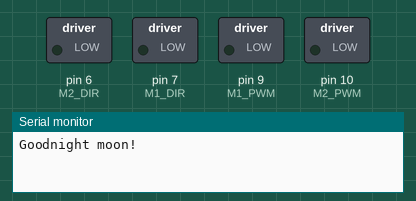
This sketch was run on a simulated Arduino Uno, built with avr-gcc and run on an emulated ATmega328P. Shown: switched loads named in the sketch (green lamp = pin HIGH), the last lines printed to the serial monitor. The modem accepts every AT command (registered, SIM ready, sends succeed) and sends nothing else.

Above: at 0.1 s.
At 15.1 s:
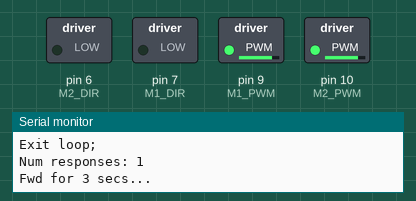
Timing chart, 0 to 18.6 s (numbered marks = the images above):
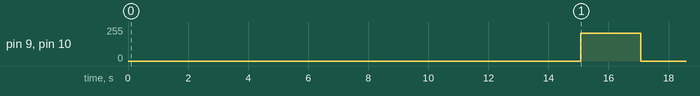

The sketch:

triangle.ino
```cpp
#include <SoftwareSerial.h>

// ------------------- motors
//pwm fwd: 255(0) to 400(max. speed)
//max speed = 400
#define M1_DIR  7 //direction (Phase)
#define M2_DIR  6
#define M1_PWM  9 //pwm  (Enable) //R
#define M2_PWM  10 //L
// M2 right , M1 left (dependent on system)

// set Mx_DIR to high or low to switch direction
int max_spd = 400; //400-255 vals (pwm duty cycle)
int spd = max_spd * 51 / 80; // for analog
//------------------------------------------motors


// ------------------ bluetooth
#include <SoftwareSerial.h>
#define RX 2
#define TX 3

SoftwareSerial btSerial(TX, RX);

//switch RX,TX conn. if no response from AT command
int curr_lvl;

uint16_t buf;
String data = "";
int arg_i = 0;

int prev_lvl = 10000; // so that the first loop always tells to move fwd
int time_circle = 8000;

int meas_points = 12;
int point_cnt = 0;
int min_point = 1;

//set to 20 bcz sometimes there will be more rcvd than the preset # of devices (2nd para)
int four_hex[25][4];
int hex_cnt = 0;
int hex_to_int;
uint16_t by = 0;

int tot = 0;
int num_response = 0;
int res;
int avg_lvl;

// measure
int i_device = 0;
long st;
long timeout = 10000;

//------------------bluetooth


int state = 0;
void setup() {//setting input and outputs

  // -------------------------- motors
  digitalWrite(M1_PWM, LOW);
  pinMode(M1_PWM, OUTPUT);
  digitalWrite(M1_PWM, LOW);
  digitalWrite(M2_PWM, LOW);
  pinMode(M2_PWM, OUTPUT);
  digitalWrite(M2_PWM, LOW);
  digitalWrite(M1_DIR, LOW);
  pinMode(M1_DIR, OUTPUT);
  digitalWrite(M1_DIR, LOW);
  digitalWrite(M2_DIR, LOW);
  pinMode(M2_DIR, OUTPUT);
  digitalWrite(M2_DIR, LOW);

  // 16MHz / 1 (prescaler) / 2 (phase-correct) / 400 (top) = 20kHz
  TCCR1A = 0b10100000;
  TCCR1B = 0b00010001;
  ICR1 = 400;
  // -------------------------- motors


  //--------------------------- BLUETOOTH
  // ----------------------------Reading the distance
  Serial.begin(9600);
  Serial.println("Goodnight moon!");
  //6.17 pm
  btSerial.begin(38400);
  delay(500);
  //6.17 pm
  btSerial.write("AT\r\n");
  delay(500);
  btSerial.write("AT\r\n");
  delay(500);
  btSerial.write("AT+RESET\r\n");
  delay(500);
  btSerial.write("AT=CLASS=0\r\n");
  delay(500);
  btSerial.write("AT+INQM=1,10,10\r\n");
  delay(500);
  btSerial.write("AT+ROLE=1\r\n");
  delay(500);
  btSerial.write("AT+IAC=9e8b30\r\n");
  delay(500);
  btSerial.write("AT+INIT\r\n");
  //--------------------------- bluetooth

  //bt warmup:
  Serial.println("BT warming up...");
  int w_up = 0;
  int warmup_signal;
  while( w_up < 5){
      warmup_signal = measure_signal();
      delay(2000);
      Serial.print("Warmup signal:");
      Serial.println(warmup_signal);
      Serial.println();

      w_up++;
    }

  Serial.println("Ends Warming up...");
  //---search-algo, first record the init. signal value if not -1 (no detect)
  prev_lvl = measure_signal();
  if(prev_lvl == -1){
      prev_lvl = 10000;
    }
}


//finding algo
void loop() {

    if(state == 0){

        fwd();

        delay(1000);

        avg_of_avg(3);

        // if measured lvl is invalid, keep measuring
        while(curr_lvl <= 0 || curr_lvl > 200){
            avg_of_avg(3);
          }

        Serial.println("///////////////////////////////////");
        Serial.println(curr_lvl);
        Serial.println(prev_lvl);
        Serial.println("///////////////////////////////////");

        //threshold
        if (curr_lvl < 53){
          Serial.println("---------------------------------");
          state = 1;
        }

        //compare curr with prev
        else if (curr_lvl <= prev_lvl && curr_lvl > 0){
          prev_lvl = curr_lvl;
          Serial.println();
          Serial.print("keep going");
          Serial.println();
        }

        else if (curr_lvl > prev_lvl){
          prev_lvl = curr_lvl;
          Serial.println();
          Serial.print("Try another direction");
          Serial.println();

          turn120();
        }

    }// end of state 0

    if (state == 1){
        Serial.print("Arrived");
        stopCar();
    }
}// end of loop


void avg_of_avg(int num_of_avgs){
  //each measurement should get at least 5 responses
    //boolean num_gteq_5 = false;
    int tot = 0;
    int pm_cnt = 0;
    Serial.println("Measuring signal...");

    while(pm_cnt < num_of_avgs){

      curr_lvl = measure_signal();

      if(num_response >= 5 && curr_lvl < 100){
          tot += curr_lvl;
          pm_cnt ++;
        }

      delay(1000);
    }

    curr_lvl = tot / num_of_avgs;
    Serial.println("End measure...");

    Serial.println();
    Serial.print("At point#");
    Serial.print(point_cnt - 1);
    Serial.print("; Avg signal lvl: ");
    Serial.println(curr_lvl);
    Serial.println();
}

void turn120(){
  Serial.println("Turning 120...");

  OCR1B = 255;
  OCR1A = 340;

  delay(2200);
  OCR1B = 0;
  OCR1A = 0;
  delay(3000);
}

void stopCar(){
  OCR1B = 0;
  OCR1A = 0;
  Serial.println("StopCar");
  delay(5000);
}

//distance travelled to be within 2 feet
void fwd(){
    delay(1000);
    Serial.println("Fwd for 3 secs...");
    //move fwd for 3 secs
    OCR1B = 330;// l
    OCR1A = 330;// r
    delay(2000);
    //end moving & stop
    OCR1B = 0;
    OCR1A = 0;
    delay(2000);
}


//Bt measure
int measure_signal(){
  //moved to here
  num_response = 0;
  //moved to here
  btSerial.write("AT+INQ\r\n");
  Serial.println("Enters loop: ");

  st = millis();

  while(1){

      if(millis()-st > timeout){
          Serial.println("timed out");
          data = "";
          arg_i= 0;
          by = 0;
          i_device = 0;
          hex_cnt = 0;

          break;
        }

      if (btSerial.available()){
        //Serial.print("A; ");
        buf = btSerial.read();
        Serial.write(buf);

        data+=buf;
      }

      if(char(buf) == ','){
        //Serial.print("B; ");
        arg_i ++;
      }

      if(arg_i==2){
        //Serial.print("C; ");
        if(buf != 44){
          if(buf <= 57){
              hex_to_int = buf - 48;
            }
          else{
              hex_to_int = buf - 55;
            }
          four_hex[i_device][hex_cnt] =  hex_to_int;
          hex_cnt ++;
        }
      }

      //finishes reading all responses
      if(data.endsWith("79751310")){
        //Serial.print("D; ");
          data = "";
          i_device = 0;
          hex_cnt = 0;
          break;
        }

      //finishes reading 1 entry
      else if(data.endsWith("1310")){
        //Serial.print("E; ");
          num_response ++;
          i_device ++;
          hex_cnt = 0;

          data = "";
          arg_i= 0;
          by = 0;
        }
      // in case if data corruption causing the missing of OK/r/n, misses the break ~bug_2, inf loop

     }

    hex_cnt = 0;
    data = "";
    arg_i= 0;
    by = 0;
    i_device = 0;

    Serial.println("Exit loop; ");
    //delay(1000);
    if(num_response == 0){
        Serial.println("Nothing detected");
        return -1;
      }
    else{
        convert_from_ascii(four_hex, num_response);
        res = tot / num_response;
        tot = 0;
        Serial.print("Num responses: ");
        Serial.println(num_response);
        //num_response = 0;
        return res;
    }

}

void convert_from_ascii(int arr[20][4], int num_response){
  for(int i = 0; i<num_response; i++){
    for (int j = 0; j < 4; j++){
        by |= ( (byte)(arr[i][j]) << (12-j*4) );
      }
    by = (~by) + 1;

    tot += (int)by;
    by = 0;
  }

  for(int i=0; i<num_response; i++){
      for (int j = 0; j < 4; j++){
        arr[i][j] = 0;
      }
  }
}
```

Measured:
- by itself, pin 9 (M1_PWM), pin 10 (M2_PWM): 0/255 → 210/255 at 15.1 s, → 0/255 2.0 s later
